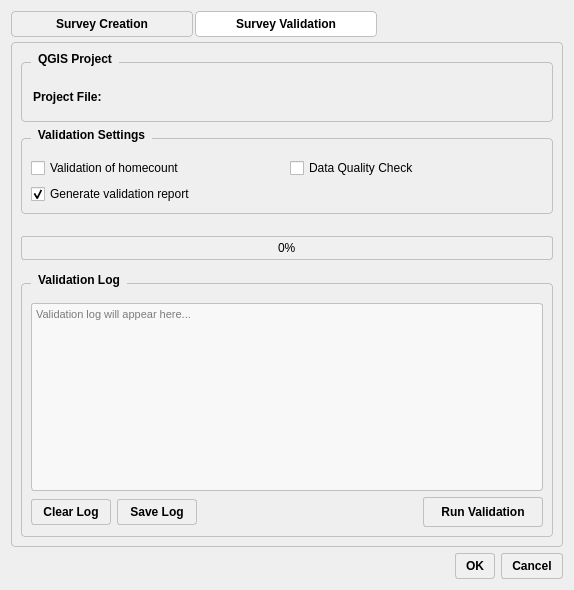
<?xml version="1.0" encoding="UTF-8"?>
<ui version="4.0">
 <class>SurveyAppDialogBase</class>
 <widget class="QDialog" name="SurveyAppDialogBase">
  <property name="geometry">
   <rect>
    <x>0</x>
    <y>0</y>
    <width>570</width>
    <height>586</height>
   </rect>
  </property>
  <property name="maximumSize">
   <size>
    <width>16777215</width>
    <height>586</height>
   </size>
  </property>
  <property name="windowTitle">
   <string>M.design Survey</string>
  </property>
  <property name="styleSheet">
   <string notr="true">/* Import Geist font */
QDialog {
    font-family: &quot;Geist&quot;, &quot;Segoe UI&quot;, Arial, sans-serif;
    font-size: 9pt;
}

QLabel {
    font-family: &quot;Geist&quot;, &quot;Segoe UI&quot;, Arial, sans-serif;
    font-weight: 500;
}

QGroupBox {
    font-family: &quot;Geist&quot;, &quot;Segoe UI&quot;, Arial, sans-serif;
    font-weight: 600;
    font-size: 9pt;
    border: 1px solid #c0c0c0;
    border-radius: 4px;
    margin-top: 10px;
    padding-top: 10px;
}

QGroupBox::title {
    subcontrol-origin: margin;
    left: 10px;
    padding: 0 5px 0 5px;
}

QCheckBox {
    font-family: &quot;Geist&quot;, &quot;Segoe UI&quot;, Arial, sans-serif;
    font-weight: 400;
}

QPushButton {
    font-family: &quot;Geist&quot;, &quot;Segoe UI&quot;, Arial, sans-serif;
    font-weight: 500;
    background-color: #f0f0f0;
    border: 1px solid #c0c0c0;
    border-radius: 3px;
    padding: 5px 10px;
}

QPushButton:hover {
    background-color: #e0e0e0;
}

QPushButton:pressed {
    background-color: #d0d0d0;
}

QTextEdit {
    font-family: &quot;Geist Mono&quot;, &quot;Courier New&quot;, monospace;
    font-size: 8.5pt;
    background-color: #f8f8f8;
    border: 1px solid #c0c0c0;
    border-radius: 3px;
}

QProgressBar {
    font-family: &quot;Geist&quot;, &quot;Segoe UI&quot;, Arial, sans-serif;
    border: 1px solid #c0c0c0;
    border-radius: 3px;
    text-align: center;
    background-color: #f0f0f0;
}

QProgressBar::chunk {
    background-color: #4CAF50;
    border-radius: 2px;
}

QTabWidget::pane {
    border: 1px solid #c0c0c0;
    border-radius: 4px;
    margin-top: 5px;
}

QTabBar::tab {
    font-family: &quot;Geist&quot;, &quot;Segoe UI&quot;, Arial, sans-serif;
    font-weight: 500;
    width: 150px;
    background-color: #f0f0f0;
    border: 1px solid #c0c0c0;
    border-radius: 4px 4px 4px 4px;
    padding: 5px 15px;
    margin-right: 2px;
}

QTabBar::tab:selected {
    background-color: white;
    border: 1px solid #c0c0c0;
    border-radius: 4px 4px 4px 4px;
}

QTabBar::tab:hover {
    background-color: #e8e8e8;
}</string>
  </property>
  <layout class="QVBoxLayout" name="verticalLayout">
   <item>
    <widget class="QTabWidget" name="tabWidget">
     <property name="minimumSize">
      <size>
       <width>552</width>
       <height>536</height>
      </size>
     </property>
     <property name="maximumSize">
      <size>
       <width>552</width>
       <height>536</height>
      </size>
     </property>
     <property name="currentIndex">
      <number>1</number>
     </property>
     <widget class="QWidget" name="surveyCreationTab">
      <attribute name="title">
       <string>Survey Creation</string>
      </attribute>
      <layout class="QVBoxLayout" name="verticalLayout_5">
       <item>
        <widget class="QGroupBox" name="projectGroupBox">
         <property name="title">
          <string>Project Settings</string>
         </property>
         <layout class="QVBoxLayout" name="verticalLayout_2">
          <item>
           <layout class="QHBoxLayout" name="horizontalLayout">
            <item>
             <widget class="QLabel" name="projectNameLabel">
              <property name="minimumSize">
               <size>
                <width>150</width>
                <height>0</height>
               </size>
              </property>
              <property name="maximumSize">
               <size>
                <width>150</width>
                <height>16777215</height>
               </size>
              </property>
              <property name="text">
               <string>Project Name:</string>
              </property>
             </widget>
            </item>
            <item>
             <widget class="QLineEdit" name="projectNameLineEdit">
              <property name="minimumSize">
               <size>
                <width>350</width>
                <height>25</height>
               </size>
              </property>
              <property name="maximumSize">
               <size>
                <width>350</width>
                <height>25</height>
               </size>
              </property>
              <property name="placeholderText">
               <string>Enter project name</string>
              </property>
             </widget>
            </item>
           </layout>
          </item>
          <item>
           <layout class="QHBoxLayout" name="horizontalLayout_2">
            <item>
             <widget class="QLabel" name="outputDirLabel">
              <property name="minimumSize">
               <size>
                <width>150</width>
                <height>0</height>
               </size>
              </property>
              <property name="maximumSize">
               <size>
                <width>150</width>
                <height>16777215</height>
               </size>
              </property>
              <property name="text">
               <string>Output Directory:</string>
              </property>
             </widget>
            </item>
            <item>
             <widget class="QgsFileWidget" name="mQgsFileWidget">
              <property name="minimumSize">
               <size>
                <width>350</width>
                <height>30</height>
               </size>
              </property>
              <property name="maximumSize">
               <size>
                <width>350</width>
                <height>30</height>
               </size>
              </property>
              <property name="storageMode">
               <enum>QgsFileWidget::GetDirectory</enum>
              </property>
             </widget>
            </item>
           </layout>
          </item>
         </layout>
        </widget>
       </item>
       <item>
        <widget class="QGroupBox" name="polygonGroupBox">
         <property name="title">
          <string>Layer Selection</string>
         </property>
         <layout class="QGridLayout" name="gridLayout">
          <item row="0" column="0">
           <widget class="QLabel" name="polygonLayerLabel">
            <property name="minimumSize">
             <size>
              <width>150</width>
              <height>0</height>
             </size>
            </property>
            <property name="maximumSize">
             <size>
              <width>150</width>
              <height>16777215</height>
             </size>
            </property>
            <property name="text">
             <string>Polygon Layer:</string>
            </property>
           </widget>
          </item>
          <item row="0" column="1">
           <widget class="QComboBox" name="polygonLayerComboBox">
            <property name="minimumSize">
             <size>
              <width>350</width>
              <height>25</height>
             </size>
            </property>
            <property name="maximumSize">
             <size>
              <width>350</width>
              <height>25</height>
             </size>
            </property>
           </widget>
          </item>
          <item row="1" column="0">
           <widget class="QLabel" name="buildingsLayerLabel">
            <property name="minimumSize">
             <size>
              <width>150</width>
              <height>0</height>
             </size>
            </property>
            <property name="maximumSize">
             <size>
              <width>150</width>
              <height>16777215</height>
             </size>
            </property>
            <property name="text">
             <string>Buildings Layer:</string>
            </property>
           </widget>
          </item>
          <item row="1" column="1">
           <widget class="QComboBox" name="buildingsLayerComboBox">
            <property name="minimumSize">
             <size>
              <width>350</width>
              <height>25</height>
             </size>
            </property>
            <property name="maximumSize">
             <size>
              <width>350</width>
              <height>25</height>
             </size>
            </property>
           </widget>
          </item>
          <item row="2" column="0">
           <widget class="QLabel" name="addressLayerLabel">
            <property name="minimumSize">
             <size>
              <width>150</width>
              <height>0</height>
             </size>
            </property>
            <property name="maximumSize">
             <size>
              <width>150</width>
              <height>16777215</height>
             </size>
            </property>
            <property name="text">
             <string>Address Layer:</string>
            </property>
           </widget>
          </item>
          <item row="2" column="1">
           <widget class="QComboBox" name="addressLayerComboBox">
            <property name="minimumSize">
             <size>
              <width>350</width>
              <height>25</height>
             </size>
            </property>
            <property name="maximumSize">
             <size>
              <width>350</width>
              <height>25</height>
             </size>
            </property>
           </widget>
          </item>
          <item row="3" column="0">
           <widget class="QLabel" name="crossingLayerLabel">
            <property name="minimumSize">
             <size>
              <width>150</width>
              <height>0</height>
             </size>
            </property>
            <property name="maximumSize">
             <size>
              <width>150</width>
              <height>16777215</height>
             </size>
            </property>
            <property name="text">
             <string>Crossing Layer:</string>
            </property>
           </widget>
          </item>
          <item row="3" column="1">
           <widget class="QComboBox" name="crossingLayerComboBox">
            <property name="minimumSize">
             <size>
              <width>350</width>
              <height>25</height>
             </size>
            </property>
            <property name="maximumSize">
             <size>
              <width>350</width>
              <height>25</height>
             </size>
            </property>
           </widget>
          </item>
          <item row="4" column="0">
           <widget class="QLabel" name="facadeLayerLabel">
            <property name="minimumSize">
             <size>
              <width>150</width>
              <height>0</height>
             </size>
            </property>
            <property name="maximumSize">
             <size>
              <width>150</width>
              <height>16777215</height>
             </size>
            </property>
            <property name="text">
             <string>Facade Layer:</string>
            </property>
           </widget>
          </item>
          <item row="4" column="1">
           <widget class="QComboBox" name="facadeLayerComboBox">
            <property name="minimumSize">
             <size>
              <width>350</width>
              <height>25</height>
             </size>
            </property>
            <property name="maximumSize">
             <size>
              <width>350</width>
              <height>25</height>
             </size>
            </property>
           </widget>
          </item>
          <item row="5" column="0">
           <widget class="QLabel" name="sidewalkLayerLabel">
            <property name="minimumSize">
             <size>
              <width>150</width>
              <height>0</height>
             </size>
            </property>
            <property name="maximumSize">
             <size>
              <width>150</width>
              <height>16777215</height>
             </size>
            </property>
            <property name="text">
             <string>Sidewalk Layer:</string>
            </property>
           </widget>
          </item>
          <item row="5" column="1">
           <widget class="QComboBox" name="sidewalkLayerComboBox">
            <property name="minimumSize">
             <size>
              <width>350</width>
              <height>25</height>
             </size>
            </property>
            <property name="maximumSize">
             <size>
              <width>350</width>
              <height>25</height>
             </size>
            </property>
           </widget>
          </item>
          <item row="6" column="0">
           <widget class="QLabel" name="poleLayerLabel">
            <property name="minimumSize">
             <size>
              <width>150</width>
              <height>0</height>
             </size>
            </property>
            <property name="maximumSize">
             <size>
              <width>150</width>
              <height>16777215</height>
             </size>
            </property>
            <property name="text">
             <string>Pole Layer:</string>
            </property>
           </widget>
          </item>
          <item row="6" column="1">
           <widget class="QComboBox" name="poleLayerComboBox">
            <property name="minimumSize">
             <size>
              <width>350</width>
              <height>25</height>
             </size>
            </property>
            <property name="maximumSize">
             <size>
              <width>350</width>
              <height>25</height>
             </size>
            </property>
           </widget>
          </item>
          <item row="7" column="0">
           <widget class="QLabel" name="aerialLayerLabel">
            <property name="minimumSize">
             <size>
              <width>150</width>
              <height>0</height>
             </size>
            </property>
            <property name="maximumSize">
             <size>
              <width>150</width>
              <height>16777215</height>
             </size>
            </property>
            <property name="text">
             <string>Aerial Drop Layer:</string>
            </property>
           </widget>
          </item>
          <item row="7" column="1">
           <widget class="QComboBox" name="aerialLayerComboBox">
            <property name="minimumSize">
             <size>
              <width>350</width>
              <height>25</height>
             </size>
            </property>
            <property name="maximumSize">
             <size>
              <width>350</width>
              <height>25</height>
             </size>
            </property>
           </widget>
          </item>
         </layout>
        </widget>
       </item>
       <item>
        <widget class="QGroupBox" name="settingsGroupBox">
         <property name="title">
          <string>Settings</string>
         </property>
         <layout class="QVBoxLayout" name="verticalLayout_4">
          <item>
           <widget class="QCheckBox" name="splitDemandPoint">
            <property name="toolTip">
             <string>Splits demand points with different addresses sharing one demand point</string>
            </property>
            <property name="text">
             <string>Split demand points</string>
            </property>
            <property name="checked">
             <bool>false</bool>
            </property>
           </widget>
          </item>
          <item>
           <widget class="QCheckBox" name="addMissingAddresses">
            <property name="toolTip">
             <string>Desktop survey with government data (LARA, Wyre)</string>
            </property>
            <property name="text">
             <string>Update address with Gov data</string>
            </property>
            <property name="checked">
             <bool>false</bool>
            </property>
           </widget>
          </item>
         </layout>
        </widget>
       </item>
       <item>
        <spacer name="verticalSpacer">
         <property name="orientation">
          <enum>Qt::Vertical</enum>
         </property>
         <property name="sizeHint" stdset="0">
          <size>
           <width>20</width>
           <height>20</height>
          </size>
         </property>
        </spacer>
       </item>
      </layout>
     </widget>
     <widget class="QWidget" name="surveyValidationTab">
      <attribute name="title">
       <string>Survey Validation</string>
      </attribute>
      <layout class="QVBoxLayout" name="verticalLayout_6">
       <item>
        <widget class="QGroupBox" name="qgisProjectGroupBox">
         <property name="title">
          <string>QGIS Project</string>
         </property>
         <layout class="QVBoxLayout" name="verticalLayout_7">
          <item>
           <layout class="QHBoxLayout" name="horizontalLayout_11">
            <item>
             <widget class="QLabel" name="qgisProjectLabel">
              <property name="minimumSize">
               <size>
                <width>150</width>
                <height>0</height>
               </size>
              </property>
              <property name="maximumSize">
               <size>
                <width>150</width>
                <height>16777215</height>
               </size>
              </property>
              <property name="text">
               <string>Project File:</string>
              </property>
             </widget>
            </item>
            <item>
             <widget class="QgsFileWidget" name="qgisProjectFileWidget">
              <property name="minimumSize">
               <size>
                <width>350</width>
                <height>30</height>
               </size>
              </property>
              <property name="maximumSize">
               <size>
                <width>350</width>
                <height>30</height>
               </size>
              </property>
              <property name="filter">
               <string>QGIS Project Files (*.qgs *.qgz)</string>
              </property>
              <property name="storageMode">
               <enum>QgsFileWidget::GetFile</enum>
              </property>
             </widget>
            </item>
           </layout>
          </item>
         </layout>
        </widget>
       </item>
       <item>
        <widget class="QGroupBox" name="validationSettingsGroupBox">
         <property name="title">
          <string>Validation Settings</string>
         </property>
         <layout class="QGridLayout" name="gridLayout_2">
          <item row="0" column="0">
           <widget class="QCheckBox" name="homecountValidationCheckbox">
            <property name="toolTip">
             <string>Validate homecount data in the survey project</string>
            </property>
            <property name="text">
             <string>Validation of homecount</string>
            </property>
           </widget>
          </item>
          <item row="0" column="1">
           <widget class="QCheckBox" name="dataQualityCheckCheckbox">
            <property name="text">
             <string>Data Quality Check</string>
            </property>
           </widget>
          </item>
          <item row="1" column="0" colspan="2">
           <widget class="QCheckBox" name="generateReportCheckbox">
            <property name="toolTip">
             <string>Generate a detailed HTML report summarizing validation results</string>
            </property>
            <property name="text">
             <string>Generate validation report</string>
            </property>
            <property name="checked">
             <bool>true</bool>
            </property>
           </widget>
          </item>
         </layout>
        </widget>
       </item>
       <item>
        <spacer name="verticalSpacer_2">
         <property name="orientation">
          <enum>Qt::Vertical</enum>
         </property>
         <property name="sizeHint" stdset="0">
          <size>
           <width>20</width>
           <height>20</height>
          </size>
         </property>
        </spacer>
       </item>
       <item>
        <widget class="QProgressBar" name="validationProgressBar">
         <property name="value">
          <number>0</number>
         </property>
        </widget>
       </item>
       <item>
        <spacer name="verticalSpacer_3">
         <property name="orientation">
          <enum>Qt::Vertical</enum>
         </property>
         <property name="sizeHint" stdset="0">
          <size>
           <width>20</width>
           <height>10</height>
          </size>
         </property>
        </spacer>
       </item>
       <item>
        <widget class="QGroupBox" name="logGroupBox">
         <property name="title">
          <string>Validation Log</string>
         </property>
         <layout class="QVBoxLayout" name="verticalLayout_10">
          <item>
           <widget class="QTextEdit" name="logTextEdit">
            <property name="minimumSize">
             <size>
              <width>0</width>
              <height>150</height>
             </size>
            </property>
            <property name="readOnly">
             <bool>true</bool>
            </property>
            <property name="html">
             <string>&lt;!DOCTYPE HTML PUBLIC &quot;-//W3C//DTD HTML 4.0//EN&quot; &quot;http://www.w3.org/TR/REC-html40/strict.dtd&quot;&gt;
&lt;html&gt;&lt;head&gt;&lt;meta name=&quot;qrichtext&quot; content=&quot;1&quot; /&gt;&lt;style type=&quot;text/css&quot;&gt;
p, li { white-space: pre-wrap; }
&lt;/style&gt;&lt;/head&gt;&lt;body style=&quot; font-family:'Geist Mono','Courier New','monospace'; font-size:8.5pt; font-weight:400; font-style:normal;&quot;&gt;
&lt;p style=&quot;-qt-paragraph-type:empty; margin-top:0px; margin-bottom:0px; margin-left:0px; margin-right:0px; -qt-block-indent:0; text-indent:0px; font-family:'MS Shell Dlg 2'; font-size:8.25pt;&quot;&gt;&lt;br /&gt;&lt;/p&gt;&lt;/body&gt;&lt;/html&gt;</string>
            </property>
            <property name="placeholderText">
             <string>Validation log will appear here...</string>
            </property>
           </widget>
          </item>
          <item>
           <layout class="QHBoxLayout" name="horizontalLayout_13">
            <item>
             <widget class="QPushButton" name="clearLogButton">
              <property name="minimumSize">
               <size>
                <width>80</width>
                <height>25</height>
               </size>
              </property>
              <property name="text">
               <string>Clear Log</string>
              </property>
             </widget>
            </item>
            <item>
             <widget class="QPushButton" name="saveLogButton">
              <property name="minimumSize">
               <size>
                <width>80</width>
                <height>25</height>
               </size>
              </property>
              <property name="text">
               <string>Save Log</string>
              </property>
             </widget>
            </item>
            <item>
             <spacer name="horizontalSpacer">
              <property name="orientation">
               <enum>Qt::Horizontal</enum>
              </property>
              <property name="sizeHint" stdset="0">
               <size>
                <width>40</width>
                <height>20</height>
               </size>
              </property>
             </spacer>
            </item>
            <item>
             <widget class="QPushButton" name="runValidationButton">
              <property name="minimumSize">
               <size>
                <width>120</width>
                <height>30</height>
               </size>
              </property>
              <property name="text">
               <string>Run Validation</string>
              </property>
             </widget>
            </item>
           </layout>
          </item>
         </layout>
        </widget>
       </item>
      </layout>
     </widget>
    </widget>
   </item>
   <item>
    <widget class="QDialogButtonBox" name="button_box">
     <property name="orientation">
      <enum>Qt::Horizontal</enum>
     </property>
     <property name="standardButtons">
      <set>QDialogButtonBox::Cancel|QDialogButtonBox::Ok</set>
     </property>
    </widget>
   </item>
  </layout>
 </widget>
 <customwidgets>
  <customwidget>
   <class>QgsFileWidget</class>
   <extends>QWidget</extends>
   <header>qgsfilewidget.h</header>
  </customwidget>
 </customwidgets>
 <resources/>
 <connections>
  <connection>
   <sender>button_box</sender>
   <signal>accepted()</signal>
   <receiver>SurveyAppDialogBase</receiver>
   <slot>accept()</slot>
   <hints>
    <hint type="sourcelabel">
     <x>20</x>
     <y>20</y>
    </hint>
    <hint type="destinationlabel">
     <x>20</x>
     <y>20</y>
    </hint>
   </hints>
  </connection>
  <connection>
   <sender>button_box</sender>
   <signal>rejected()</signal>
   <receiver>SurveyAppDialogBase</receiver>
   <slot>reject()</slot>
   <hints>
    <hint type="sourcelabel">
     <x>20</x>
     <y>20</y>
    </hint>
    <hint type="destinationlabel">
     <x>20</x>
     <y>20</y>
    </hint>
   </hints>
  </connection>
 </connections>
</ui>
